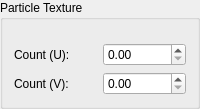
         <widget class="QGroupBox" name="particleTextureMainGroupbox">
          <property name="title">
           <string>Particle Texture</string>
          </property>
          <layout class="QGridLayout" name="gridLayout_5">
           <item row="3" column="0">
            <widget class="QLabel" name="label_22">
             <property name="text">
              <string>Count (V):</string>
             </property>
             <property name="buddy">
              <cstring>particleTextureCountV</cstring>
             </property>
            </widget>
           </item>
           <item row="2" column="0">
            <widget class="QLabel" name="label_21">
             <property name="text">
              <string>Count (U):</string>
             </property>
             <property name="buddy">
              <cstring>particleTextureCountU</cstring>
             </property>
            </widget>
           </item>
           <item row="2" column="1">
            <widget class="QDoubleSpinBox" name="particleTextureCountU"/>
           </item>
           <item row="3" column="1">
            <widget class="QDoubleSpinBox" name="particleTextureCountV"/>
           </item>
           <item row="1" column="0" colspan="2">
            <widget class="DKGameFilePicker" name="particleTexture">
             <property name="sizePolicy">
              <sizepolicy hsizetype="Preferred" vsizetype="Fixed">
               <horstretch>0</horstretch>
               <verstretch>0</verstretch>
              </sizepolicy>
             </property>
             <property name="presetConfiguration">
              <enum>DKGameFilePicker::Textures</enum>
             </property>
            </widget>
           </item>
           <item row="0" column="0" colspan="2">
            <widget class="DKTextureAssetPane" name="particleTexturePreview"/>
           </item>
          </layout>
         </widget>
